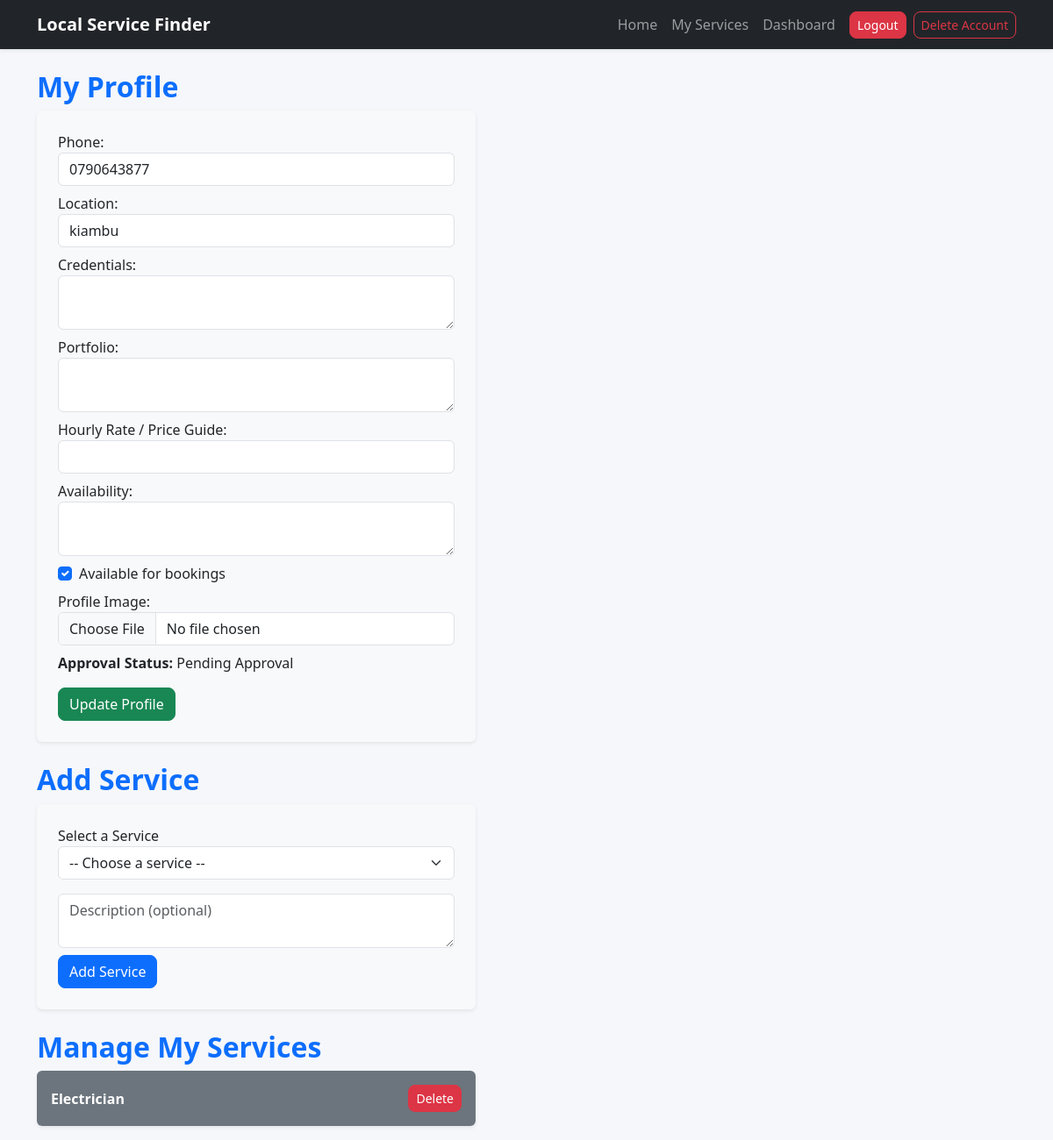
/services/my-services/ (signed in), run on the app's committed database.
### services/models.py (models this page shows, shortened)
class Provider(models.Model):
    APPROVAL_CHOICES = [
        ('pending', 'Pending Approval'),
        ('approved', 'Approved'),
        ('rejected', 'Rejected'),
    ]
    user = models.OneToOneField(User, on_delete=models.CASCADE)
    services = models.ManyToManyField(Service, blank=True, related_name='providers')
    location = models.CharField(max_length=200)
    phone = models.CharField(max_length=15)
    credentials = models.TextField(blank=True)
    portfolio = models.TextField(blank=True)
    hourly_rate = models.DecimalField(max_digits=10, decimal_places=2, null=True, blank=True)
    availability = models.TextField(blank=True)
    is_available = models.BooleanField(default=True)
    approval_status = models.CharField(max_length=20, choices=APPROVAL_CHOICES, default='pending')
    profile_image = models.ImageField(
        upload_to='provider_images/',
        default='provider_images/default.png',
        blank=True
    )

class Service(models.Model):
    name = models.CharField(max_length=100, unique=True)
    description = models.TextField(blank=True)
    is_active = models.BooleanField(default=True)

### services/views.py (the view, shortened to what this page needs)
# urls.py: path("my-services/", views.my_services, name="my_services"),
@login_required
def my_services(request):
    if not hasattr(request.user, 'provider'):
        messages.error(request, "You must be a provider to access this page.")
        return redirect("home")
    provider = request.user.provider
    all_services = Service.objects.filter(is_active=True)
    return render(request, "services/my_services.html", {
        "provider": provider,
        "all_services": all_services
    })

### accounts/models.py (called while the page is built)
@property
def is_provider(self):
    return hasattr(self, 'provider')

### services/templates/services/my_services.html (shortened to what this page needs)
{% extends "base.html" %}
{% block content %}
<h2 class="text-primary">My Profile</h2>
<form method="POST" enctype="multipart/form-data" class="p-4 mb-4  bg-light rounded shadow-sm" style="max-width:500px; ">
    <label>Phone:</label>
    <input type="text" name="phone" value="{{ provider.phone }}" class="form-control mb-2">
    <label>Location:</label>
    <input type="text" name="location" value="{{ provider.location }}" class="form-control mb-2">
    <label>Credentials:</label>
    <textarea name="credentials" class="form-control mb-2">{{ provider.credentials }}</textarea>
    <label>Portfolio:</label>
    <textarea name="portfolio" class="form-control mb-2">{{ provider.portfolio }}</textarea>
    <label>Hourly Rate / Price Guide:</label>
    <input type="number" step="0.01" name="hourly_rate" value="{{ provider.hourly_rate|default_if_none:'' }}" class="form-control mb-2">
    <label>Availability:</label>
    <textarea name="availability" class="form-control mb-2">{{ provider.availability }}</textarea>
    <div class="form-check mb-2">
        <input class="form-check-input" type="checkbox" name="is_available" id="is_available" {% if provider.is_available %}checked{% endif %}>
        <label class="form-check-label" for="is_available">Available for bookings</label>
    </div>
    <label>Profile Image:</label>
    <input type="file" name="profile_image" class="form-control mb-2">
    <p><strong>Approval Status:</strong> {{ provider.get_approval_status_display }}</p>
    <button type="submit" name="update_profile" class="btn btn-success">Update Profile</button>
</form>
<h2 class="text-primary">Add Service</h2>
<form method="POST" class="p-4 mb-4 bg-light rounded shadow-sm" style="max-width:500px;">
      <label>Select a Service</label>
    <select name="service_id" class="form-select mb-3">
        <option value="">-- Choose a service --</option>
    </select>
    <textarea name="description" placeholder="Description (optional)" class="form-control mb-2"></textarea>
    <button type="submit" class="btn btn-primary">Add Service</button>
</form>
<h2 class="text-primary">Manage My Services</h2>
{% for service in provider.services.all %}
<div class="p-3 mb-3 bg-secondary text-white rounded shadow-sm d-flex justify-content-between align-items-center " style="width: 500px; ">
    <div>
        <strong>{{ service.name }}</strong><br>
    </div>
    <form method="POST">
        <button type="submit" class="btn btn-danger btn-sm">Delete</button>
    </form>
</div>
{% empty %}
<p>No services added yet.</p>
{% endfor %}
{% endblock %}

### templates/base.html (style rules this page uses)
body { background-color: #f5f7fb; font-family: 'Segoe UI', sans-serif; }
h1, h2, h3 { font-weight: 600; }
.btn { border-radius: 8px; }

### data on the page
Provider: phone "0790643877", location "kiambu", is_available "☑", approval_status "Pending Approval"
Service: name "Electrician"
